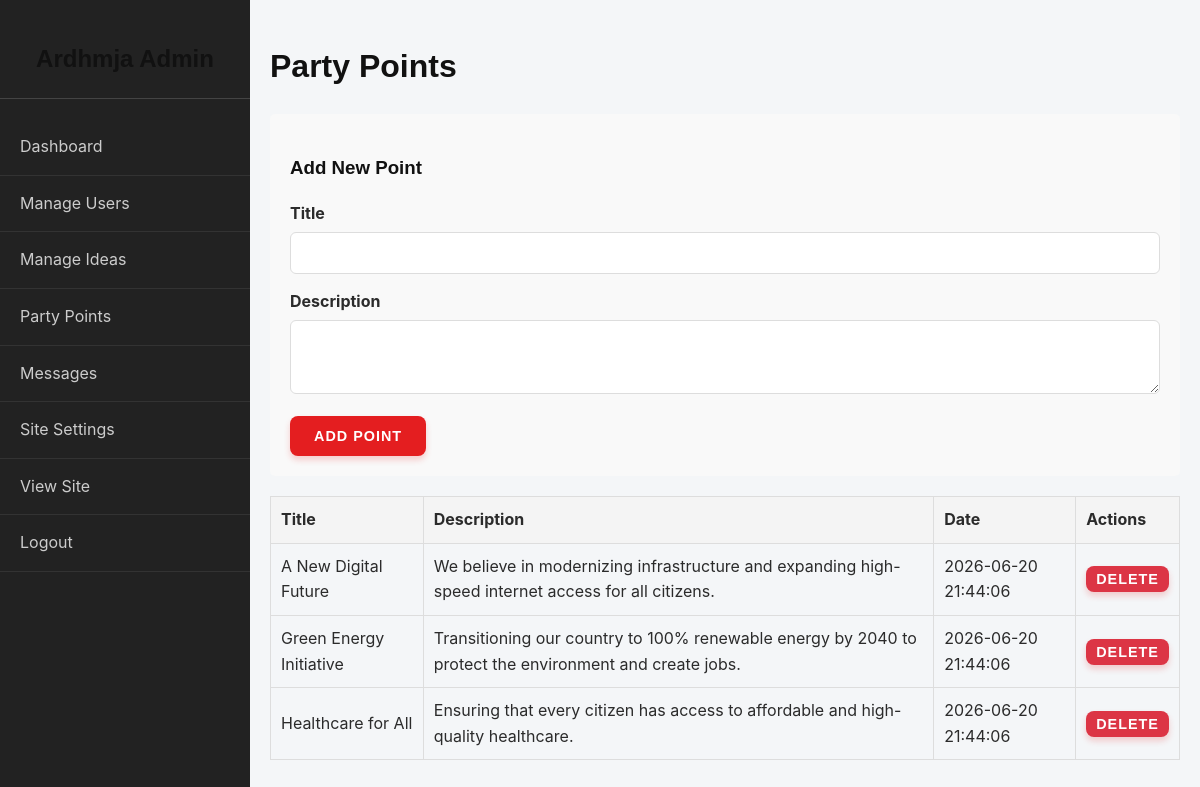
/admin/points.php (signed in), run on the app's committed database.
### tables this page shows
CREATE TABLE `party_points` (
  `id` int(11) NOT NULL AUTO_INCREMENT,
  `title` varchar(255) NOT NULL,
  `description` text,
  `created_at` timestamp DEFAULT CURRENT_TIMESTAMP,
  PRIMARY KEY (`id`)
);

### admin/points.php (the view, shortened to what this page needs)
<?php
require_once '../includes/db.php';
$points = $pdo->query("SELECT * FROM party_points ORDER BY created_at DESC")->fetchAll();
?>
<!DOCTYPE html>
<html lang="en">
<head>
    <link rel="stylesheet" href="../assets/css/style.css">
</head>
<body>
    <?php include 'admin_sidebar.php'; ?>
    <div class="admin-content">
        <h1>Party Points</h1>
        <div class="form-box">
            <h3>Add New Point</h3>
            <form method="POST">
                <div class="form-group">
                    <label>Title</label>
                    <input type="text" name="title" required>
                </div>
                <div class="form-group">
                    <label>Description</label>
                    <textarea name="description" rows="3"></textarea>
                </div>
                <button type="submit" class="btn">Add Point</button>
            </form>
        </div>
        <table>
            <thead>
                <tr>
                    <th>Title</th>
                    <th>Description</th>
                    <th>Date</th>
                    <th>Actions</th>
                </tr>
            </thead>
            <tbody>
                <?php foreach ($points as $p): ?>
                <tr>
                    <td><?= htmlspecialchars($p['title']) ?></td>
                    <td><?= nl2br(htmlspecialchars($p['description'])) ?></td>
                    <td><?= $p['created_at'] ?></td>
                    <td>
                        <form method="POST" style="display:inline;">
                            <button type="submit" class="btn btn-sm btn-danger" onclick="return confirm('Are you sure?')">Delete</button>
                        </form>
                    </td>
                </tr>
                <?php endforeach; ?>
            </tbody>
        </table>
    </div>
</body>
</html>

### admin/admin_sidebar.php
<div class="admin-sidebar">
    <h2>Ardhmja Admin</h2>
    <ul class="admin-nav">
        <li><a href="index.php">Dashboard</a></li>
        <li><a href="users.php">Manage Users</a></li>
        <li><a href="ideas.php">Manage Ideas</a></li>
        <li><a href="points.php">Party Points</a></li>
        <li><a href="messages.php">Messages</a></li>
        <li><a href="settings.php">Site Settings</a></li>
        <li><a href="../index.php">View Site</a></li>
        <li><a href="../logout.php">Logout</a></li>
    </ul>
</div>

### assets/css/style.css (style rules this page uses)
:root { --primary-color: #E41E20; --secondary-color: #111111; --accent-color: #FFFFFF; --text-color: #2b2b2b; --text-light: #555555; --bg-color: #f4f6f8; --card-bg: #ffffff; --font-family: 'Inter', -apple-system, BlinkMacSystemFont, 'Segoe UI', Roboto, Helvetica, Arial, sans-serif; --heading-font: 'Montserrat', sans-serif; --border-radius: 8px; --box-shadow: 0 4px 12px rgba(0, 0, 0, 0.08); }
body { margin: 0; padding: 0; font-family: var(--font-family); color: var(--text-color); background-color: var(--bg-color); line-height: 1.6; }
h1, h2, h3, h4, h5, h6 { font-family: var(--heading-font); font-weight: 700; color: var(--secondary-color); }
a { color: var(--primary-color); text-decoration: none; transition: color 0.3s ease; }
.btn { display: inline-block; padding: 12px 24px; background: var(--primary-color); color: var(--accent-color) !important; border: none; border-radius: var(--border-radius); cursor: pointer; font-weight: 700; font-family: var(--heading-font); text-transform: uppercase; font-size: 0.9em; letter-spacing: 1px; text-align: center; transition: all 0.3s ease; box-shadow: 0 4px 6px rgba(228, 30, 32, 0.2); }
.btn-sm { padding: 5px 10px; font-size: 0.9em; }
.btn-danger { background: #dc3545; }
.form-group { margin-bottom: 15px; }
.form-group label { display: block; margin-bottom: 5px; font-weight: bold; }
.form-group input, .form-group textarea { width: 100%; padding: 12px; border: 1px solid #ddd; border-radius: 6px; box-sizing: border-box; font-family: var(--font-family); transition: border-color 0.3s ease; }
.admin-sidebar { width: 250px; background: #222; color: #fff; height: 100vh; padding: 20px 0; }
.admin-sidebar h2 { text-align: center; border-bottom: 1px solid #444; padding-bottom: 20px; }
.admin-nav { list-style: none; padding: 0; margin: 0; }
.admin-nav li { border-bottom: 1px solid #333; }
.admin-nav a { display: block; padding: 15px 20px; color: #ccc; text-decoration: none; }

### admin/points.php (style rules this page uses)
body { display: flex; margin: 0; }
.admin-content { flex: 1; padding: 20px; }
table { width: 100%; border-collapse: collapse; margin-top: 20px; }
th, td { padding: 10px; border: 1px solid #ddd; text-align: left; }
th { background: #f4f4f4; }
.form-box { background: #f9f9f9; padding: 20px; margin-bottom: 20px; border-radius: 5px; }

### data on the page
party_points: title "A New Digital Future", description "We believe in modernizing infrastructure and expanding high-speed internet access for all citizens.", created_at "2026-06-20 21:44:06"
party_points: title "Green Energy Initiative", description "Transitioning our country to 100% renewable energy by 2040 to protect the environment and create jobs.", created_at "2026-06-20 21:44:06"
party_points: title "Healthcare for All", description "Ensuring that every citizen has access to affordable and high-quality healthcare.", created_at "2026-06-20 21:44:06"
